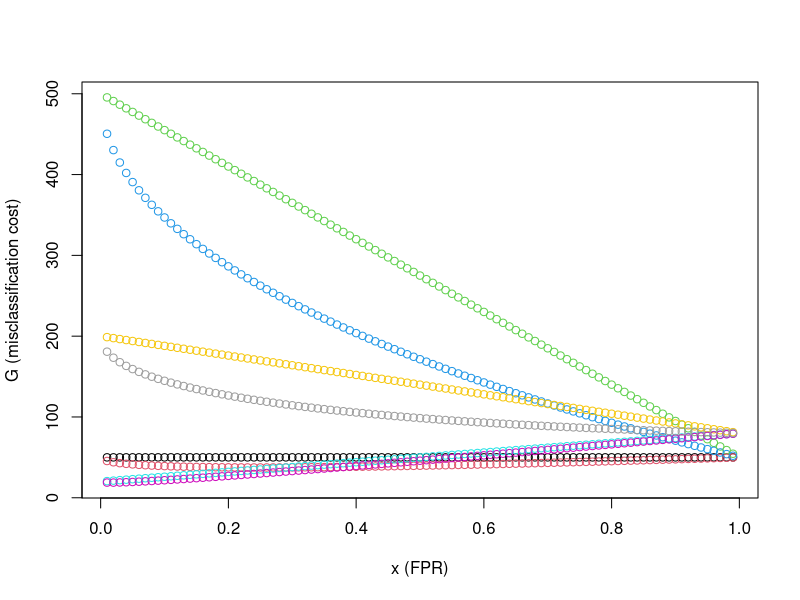

Source code (R):
## ---- chunk 1
set.seed(0)
n = 100
m=1000

origData = rnorm(n) # case 1
z=sample(x=origData, size=n*m, replace=TRUE)
case1_mat <- matrix(z,nrow=m)

origData = rt(n,df=3); # case 2
z=sample(x=origData, size=n*m, replace=TRUE)
case2_mat <- matrix(z,nrow=m)

origData = rt(n,df=25); # case 3
z=sample(x=origData, size=n*m, replace=TRUE)
case3_mat <- matrix(z,nrow=m)
## ---- chunk 2

## ---- chunk 3

## ---- chunk 4
myCVids <- function(n, K, seed=0) {
# balanced subsets generation (subset sizes differ by at most 1)
# n is the number of observations/rows in the training set
# K is the desired number of folds (e.g., 5 or 10)
set.seed(seed);
t = floor(n/K); r = n-t*K;
id0 = rep((1:K),times=t)
ids = sample(id0,t*K)
if (r > 0) {ids = c(ids, sample(K,r))}
ids
}
## ---- chunk 5
# Generate data
set.seed(0)
nr = 50
nc = 200*2^5 # nc = 6400
M = matrix(rnorm(nr*nc),nrow=50)
Y = c(rep(1,25),rep(0,25))
## ---- chunk 6

## ---- chunk 7

## ---- chunk 8

## ---- chunk 9

## ---- chunk 10
genData <- function(n, seed=0) {
set.seed(seed)
x = seq(-1,1,length.out=n)
y = x - x^2 + 2*rnorm(n) # true sigma = 2;
out.df = data.frame(x=x, y=y)
out.df
}
train.df = genData(n=200,seed=100)
test.df = genData(400)
## ---- chunk 11

## ---- chunk 12

## ---- chunk 13
# assume values for x and cfp
# x = 0.25
cfp=1
n=100


x_vec=c()
A_vec=c()
C_vec=c()
R_vec=c()
FPR_vec=c()
TPR_vec=c()
G_vec=c()
for (x in seq(0.01,0.99,0.01)) {
  A=c(0.5, 0.2)
  C=c(cfp, 10*cfp)
  R=c(x, sqrt(x))
  
  Ai=0
  for(q in A){
    Ai = Ai+1
    P=n*q
    N=n*(1-q)
    
    Ri=0
    for(tpr in R){
      Ri=Ri+1
      # calculate TP, FP, TN, and FN with regards to x
      TP = tpr*P
      FN = P-TP
      FP = x*N
      TN = N-FP
      FPR = x
      TPR = tpr
      
      Ci=0
      for(cfn in C){
        Ci=Ci+1
        G = cfn*FN + cfp*FP
        
        x_vec=c(x_vec,x)
        A_vec=c(A_vec,Ai)
        C_vec=c(C_vec,Ci)
        R_vec=c(R_vec,Ri)
        FPR_vec=c(FPR_vec,FPR)
        TPR_vec=c(TPR_vec,TPR)
        G_vec=c(G_vec,G)
        
        # print(paste("(A:",as.character(Ai),")"))
        # print(paste("(C:",as.character(Ci),")"))
        # print(paste("(R:",as.character(Ri),")"))
        # print(paste("FPR = ", FPR))
        # print(paste("TPR = ", TPR))
        # print(paste("G = ", G))
        # print("----------------------------")
        
        
      }
    }
    
  }
}

results_df = data.frame(x_vec, 
                          A_vec,
                          C_vec,
                          R_vec, 
                          FPR_vec,
                          TPR_vec,
                          G_vec)

results_df$design_id <- paste(results_df$A_vec,
                              results_df$C_vec, 
                              results_df$R_vec)

# Objective function score visualization
plot(x=results_df$x_vec, 
     y=results_df$G_vec, 
     col=factor(results_df$design_id),
     ylab="G (misclassification cost)",
     xlab="x (FPR)")

## ---- chunk 14

## ---- chunk 15

## ---- chunk 16

## ---- chunk 17
